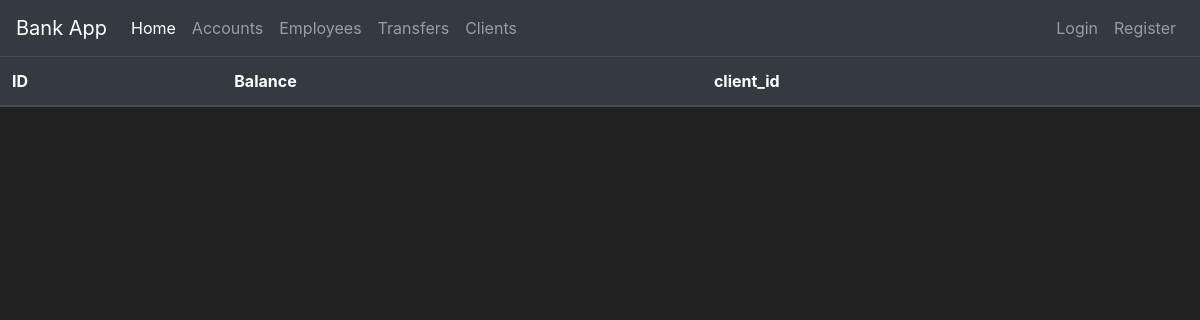
Page /accounts on the earlier database version.
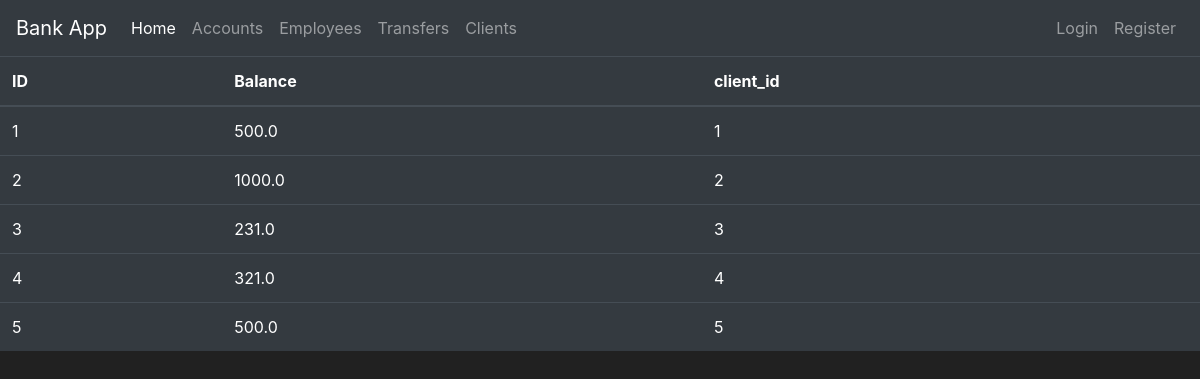
Same page on the later database version.
### bank/models.py (models this page shows)
class BankAccount(db.Model):
    id = db.Column(db.Integer(), primary_key=True, autoincrement=True)
    balance = db.Column(db.Float())
    client_id = db.Column(db.Integer, db.ForeignKey(Client.id))

### bank/routes.py (the view)
@app.route("/accounts")
def accounts_page():
    accounts = BankAccount.query.all()
    return render_template('accounts.html', accounts=accounts)

### bank/templates/accounts.html (shortened to what this page needs)
{% extends "layout.html" %}
{% block body %}
<table class="table table-hover table-dark">
    <thead>
    <tr>
        <th scope="col">ID</th>
        <th scope="col">Balance</th>
        <th scope="col">client_id</th>
    </tr>
    </thead>
    <tbody>
    {% for account in accounts %}
    <tr>
        <td>{{ account.id }}</td>
        <td>{{ account.balance }}</td>
        <td>{{ account.client_id }}</td>
    </tr>
    {% endfor %}
    </tbody>
</table>
{% endblock %}

### bank/templates/layout.html (shortened to what this page needs)
<!doctype html>
<html lang="en">
<head>
    <link rel="stylesheet" href="https://cdn.jsdelivr.net/npm/bootstrap@4.5.3/dist/css/bootstrap.min.css"
>
</head>
<body>
<nav class="navbar navbar-expand-md navbar-dark bg-dark">
    <a class="navbar-brand" href="{{ url_for('home_page') }}">Bank App</a>
    <div class="collapse navbar-collapse" id="navbarNav">
        <ul class="navbar-nav mr-auto">
            <li class="nav-item active">
                <a class="nav-link" href="{{ url_for('home_page') }}">Home <span class="sr-only">(current)</span></a>
            </li>
            <li class="nav-item">
                <a class="nav-link" href="{{ url_for('accounts_page') }}">Accounts</a>
            </li>
            <li class="nav-item">
                <a class="nav-link" href="{{ url_for('employees_page') }}">Employees</a>
            </li>
             <li class="nav-item">
                <a class="nav-link" href="{{ url_for('transfer_page') }}">Transfers</a>
            </li>
            <li class="nav-item">
                <a class="nav-link" href="{{ url_for('clients_page') }}">Clients</a>
            </li>
        </ul>
        <ul class="navbar-nav">
            <li class="nav-item">
                <a class="nav-link" href="#">Login</a>
            </li>
            <li class="nav-item">
                <a class="nav-link" href="{{ url_for('register_page') }}">Register</a>
            </li>
        </ul>
    </div>
</nav>
{% block body %}
{% endblock %}
</body>
</html>

### bank/templates/layout.html (style rules this page uses)
body { background-color: #212121; color: white }

Differences in the rows shown:
added BankAccount: id "1", balance "500.0", client_id "1"
added BankAccount: id "2", balance "1000.0", client_id "2"
added BankAccount: id "3", balance "231.0", client_id "3"
added BankAccount: id "4", balance "321.0", client_id "4"
added BankAccount: id "5", balance "500.0", client_id "5"
